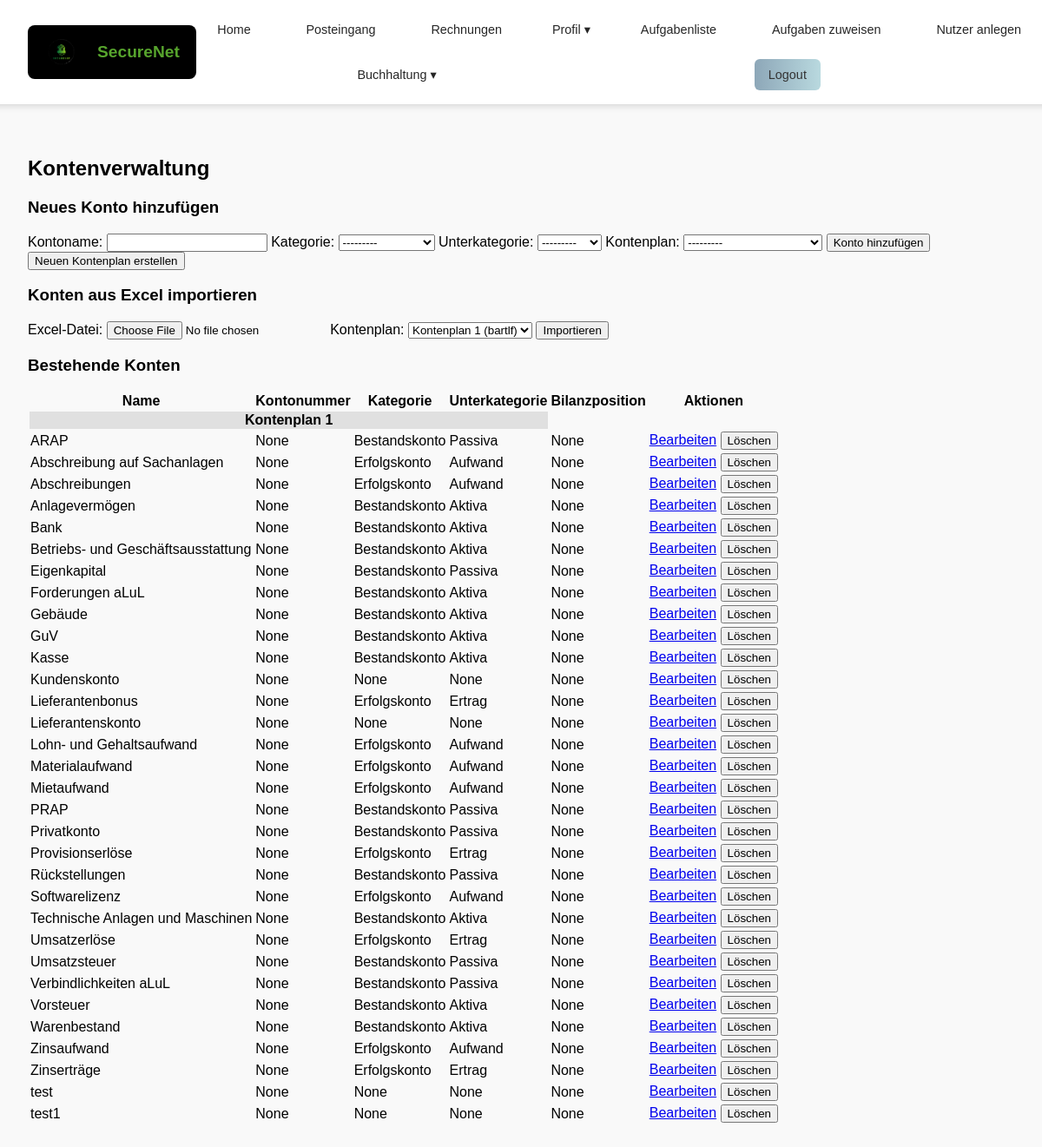
/posts/konten_verwalten/ (signed in), run on an earlier commit of the app's database.
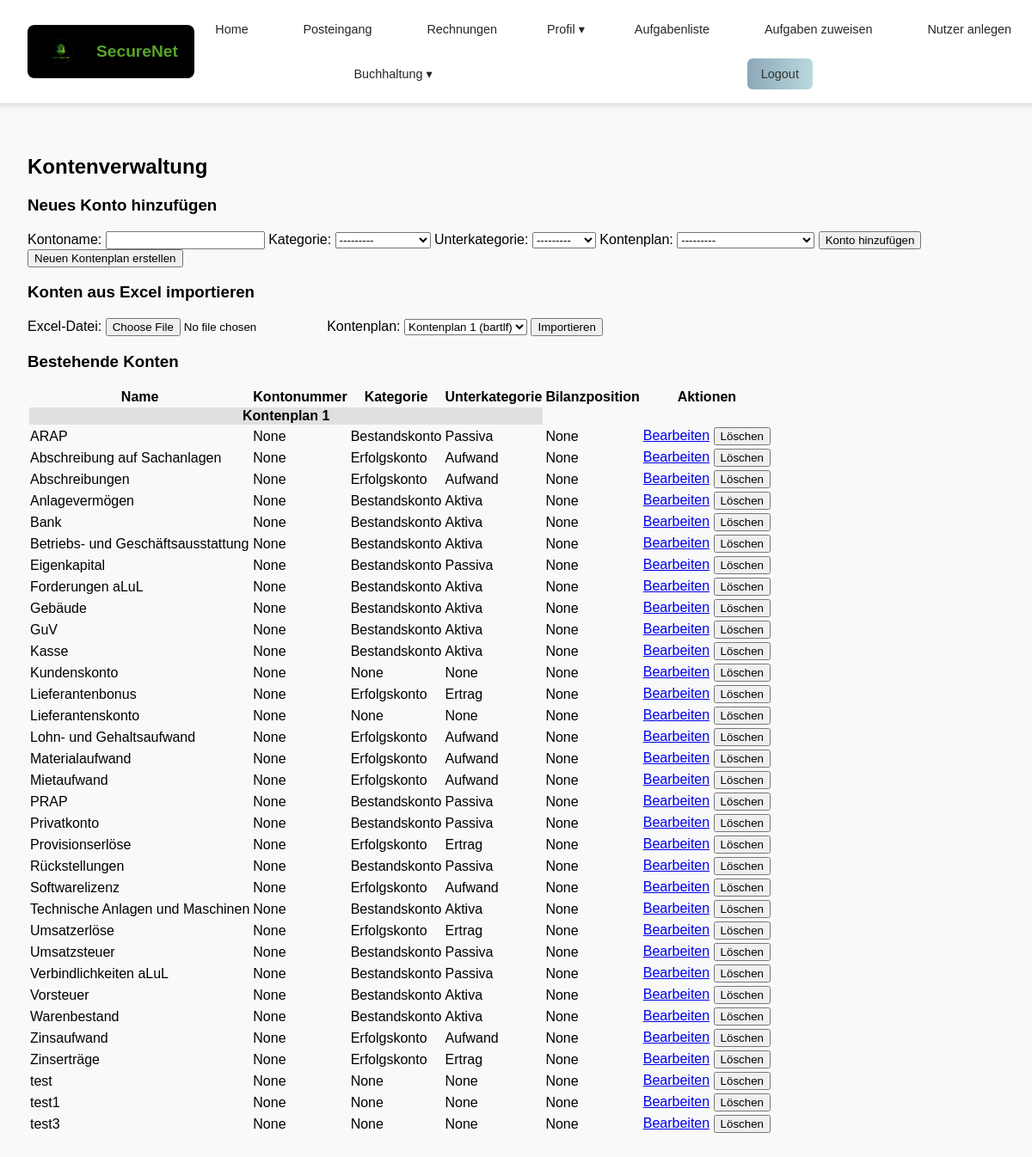
And on a later commit of the database.
### posts/models.py (models this page shows, shortened)
class Konto(models.Model):
    KATEGORIE_CHOICES = [
        ('Bestandskonto', 'Bestandskonto'),
        ('Erfolgskonto', 'Erfolgskonto'),
    ]
    UNTERKATEGORIE_CHOICES = [
        ('Aktiva', 'Aktiva'),
        ('Passiva', 'Passiva'),
        ('Aufwand', 'Aufwand'),
        ('Ertrag', 'Ertrag'),
    ]
    name = models.CharField(max_length=255)
    kategorie = models.CharField(max_length=20, choices=KATEGORIE_CHOICES, blank=True, null=True)
    unterkategorie = models.CharField(max_length=20, choices=UNTERKATEGORIE_CHOICES, blank=True, null=True)
    kontonummer = models.IntegerField(null=True, blank=True)
    bilanzposition_nummer = models.IntegerField(null=True, blank=True)
    eins = models.CharField(max_length=20, choices=UNTERKATEGORIE_CHOICES, blank=True, null=True)
    erstellt_von = models.ForeignKey(
        settings.AUTH_USER_MODEL, null=True, blank=True,
        on_delete=models.SET_NULL, help_text="Nutzer, der das Konto erstellt hat"
    )
    kontenplan = models.ForeignKey('Kontenplan', null=True, blank=True, on_delete=models.SET_NULL)

### posts/views.py (the view)
    def _wrapped_view_func(request, *args, **kwargs):
        if request.user.is_authenticated and request.user.role == 'teacher':
            return view_func(request, *args, **kwargs)
        else:
            return HttpResponse(f'Fehlende Berechtigung <br><a href="{reverse("index")}">Zurück zur Startseite</a>')

### posts/forms.py
class KontoForm(forms.ModelForm):
    class Meta:
        model = Konto
        fields = ['name', 'kategorie', 'unterkategorie', 'kontenplan','kontonummer', 'bilanzposition_nummer']
    def __init__(self, *args, **kwargs):
        super().__init__(*args, **kwargs)
        self.fields['kontenplan'].queryset = Kontenplan.objects.all()
        self.fields['kontenplan'].label = "Kontenplan"
        if 'kategorie' in self.data:
            kategorie = self.data.get('kategorie')
            if kategorie == "Bestandskonto":
                self.fields['unterkategorie'].choices = [('Aktiva', 'Aktiva'), ('Passiva', 'Passiva')]
            elif kategorie == "Erfolgskonto":
                self.fields['unterkategorie'].choices = [('Aufwand', 'Aufwand'), ('Ertrag', 'Ertrag')]

### posts/models.py (called while the page is built)
    def __str__(self):
        return f"Kontenplan {self.id} von {self.nutzer.username}"

### posts/templates/posts/konten_verwalten.html (shortened to what this page needs)
{% extends "master_layout.html" %}
{% block content %}
<h2>Kontenverwaltung</h2>
<h3>Neues Konto hinzufügen</h3>
<form method="post">
    <label for="id_name">Kontoname:</label>
    {{ form.name }}
    <label for="id_kategorie">Kategorie:</label>
    {{ form.kategorie }}
    <label for="id_unterkategorie">Unterkategorie:</label>
    {{ form.unterkategorie }}
    <label for="id_kontenplan">Kontenplan:</label>
    {{ form.kontenplan }}
    <button type="submit">Konto hinzufügen</button>
</form>
<form method="post">
    <button name="neuer_kontenplan" type="submit">Neuen Kontenplan erstellen</button>
</form>
<h3>Konten aus Excel importieren</h3>
<form method="post" enctype="multipart/form-data">
    <label for="excel_datei">Excel-Datei:</label>
    <input type="file" name="excel_datei" accept=".xlsx" required>
    <label for="kontenplan_id">Kontenplan:</label>
    <select name="kontenplan_id" required>
        {% for plan in kontenplaene %}
            <option value="{{ plan.id }}">Kontenplan {{ plan.id }} ({{ plan.nutzer.username }})</option>
        {% endfor %}
    </select>
    <button type="submit" name="importiere_excel">Importieren</button>
</form>
<h3>Bestehende Konten</h3>
<table>
    <tr>
        <th>Name</th>
        <th>Kontonummer</th>
        <th>Kategorie</th>
        <th>Unterkategorie</th>
        <th>Bilanzposition</th>
        <th>Aktionen</th>
    </tr>
    {% for plan_nr, konten in konten_nach_plan.items %}
        <tr>
            <th colspan="4" style="background:#e0e0e0;">Kontenplan {{ plan_nr }}</th>
        </tr>
            {% for konto in konten %}
            <tr>
                <td>{{ konto.name }}</td>
                <td>{{konto.kontonummer}}</td>
                <td>{{ konto.kategorie }}</td>
                <td>{{ konto.unterkategorie }}</td>
                <td>{{konto.bilanzposition_nummer}}</td>
                <td>
                    <a href="{% url 'posts:konto_bearbeiten' konto.id %}">Bearbeiten</a>
                    <form action="{% url 'posts:konto_loeschen' konto.id %}" method="post" style="display:inline;">
                        <button type="submit" onclick="return confirm('Möchtest du dieses Konto wirklich löschen?');">Löschen</button>
                    </form>
                </td>
            </tr>
            {% endfor %}
    {% endfor %}
</table>
{% endblock %}

What changed in the data, as far as the page shows it:
added Konto: name "test3", kontonummer "None", kategorie "None", unterkategorie "None", bilanzposition_nummer "None"
